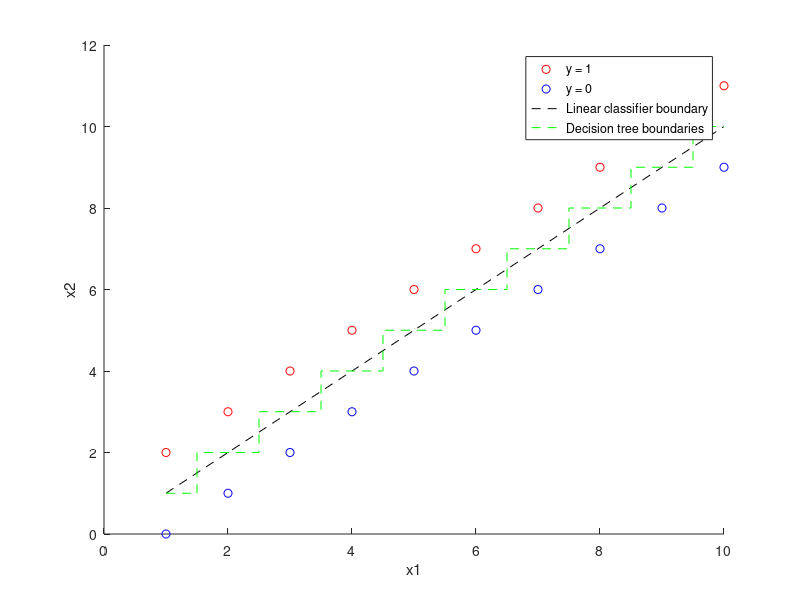

Here is the MATLAB script that generated this plot:
% Example where linear classifier better than decision tree.
figure;
scatter(1:10,2:11,'r'); hold on;
scatter(1:10,0:9,'b');
plot(1:10,1:10,'k--') % linear boundary.
plot([1 1.5 1.5 2.5 2.5 3.5 3.5 4.5 4.5 5.5 5.5 6.5 6.5 7.5 7.5 8.5 8.5 9.5 9.5 10],...
    [1 1 2 2 3 3 4 4 5 5 6 6 7 7 8 8 9 9 10 10],'g--'); % tree boundary
legend('y = 1','y = 0', 'Linear classifier boundary','Decision tree boundaries');
xlabel('x1'); ylabel('x2');